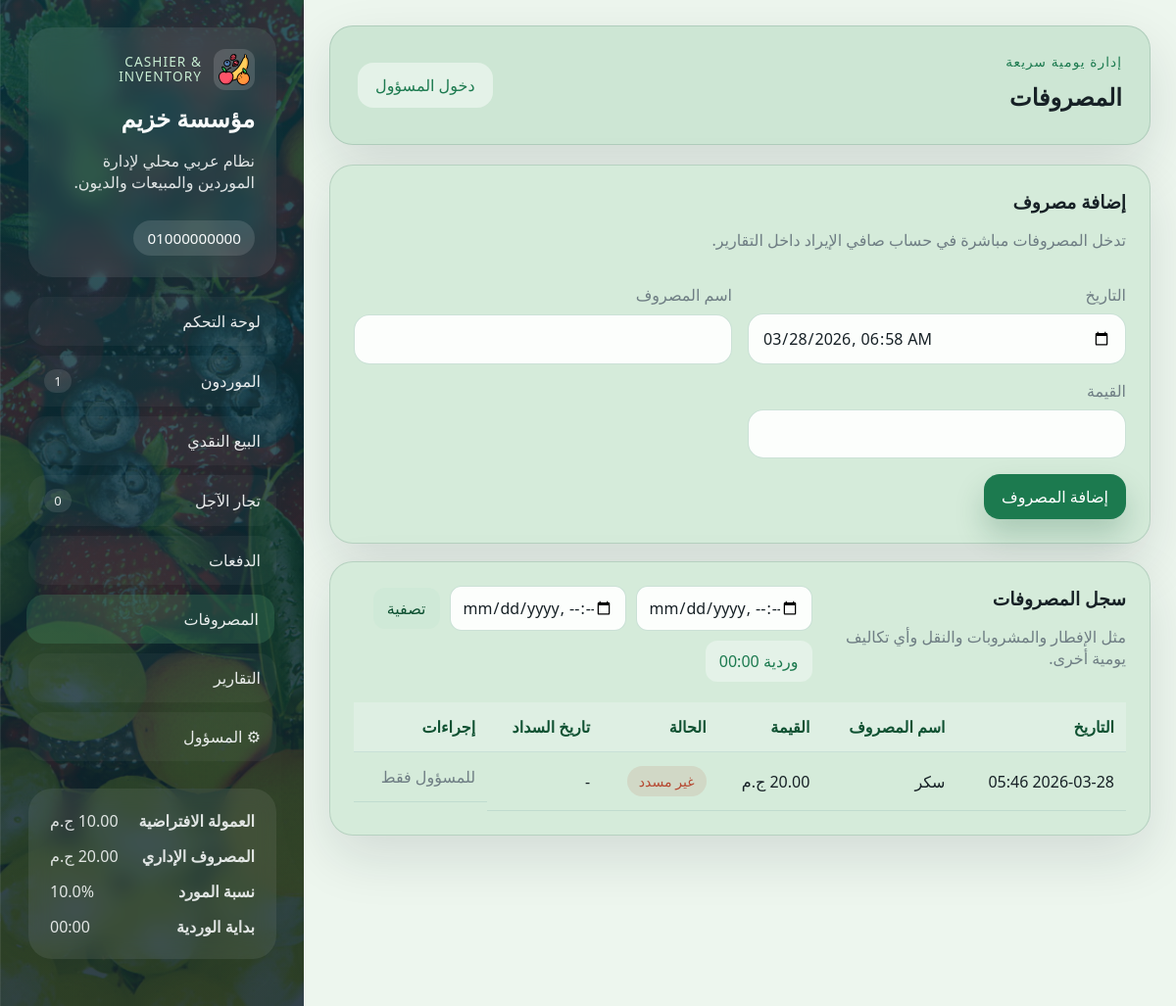
Page /expenses/ on the earlier database version.
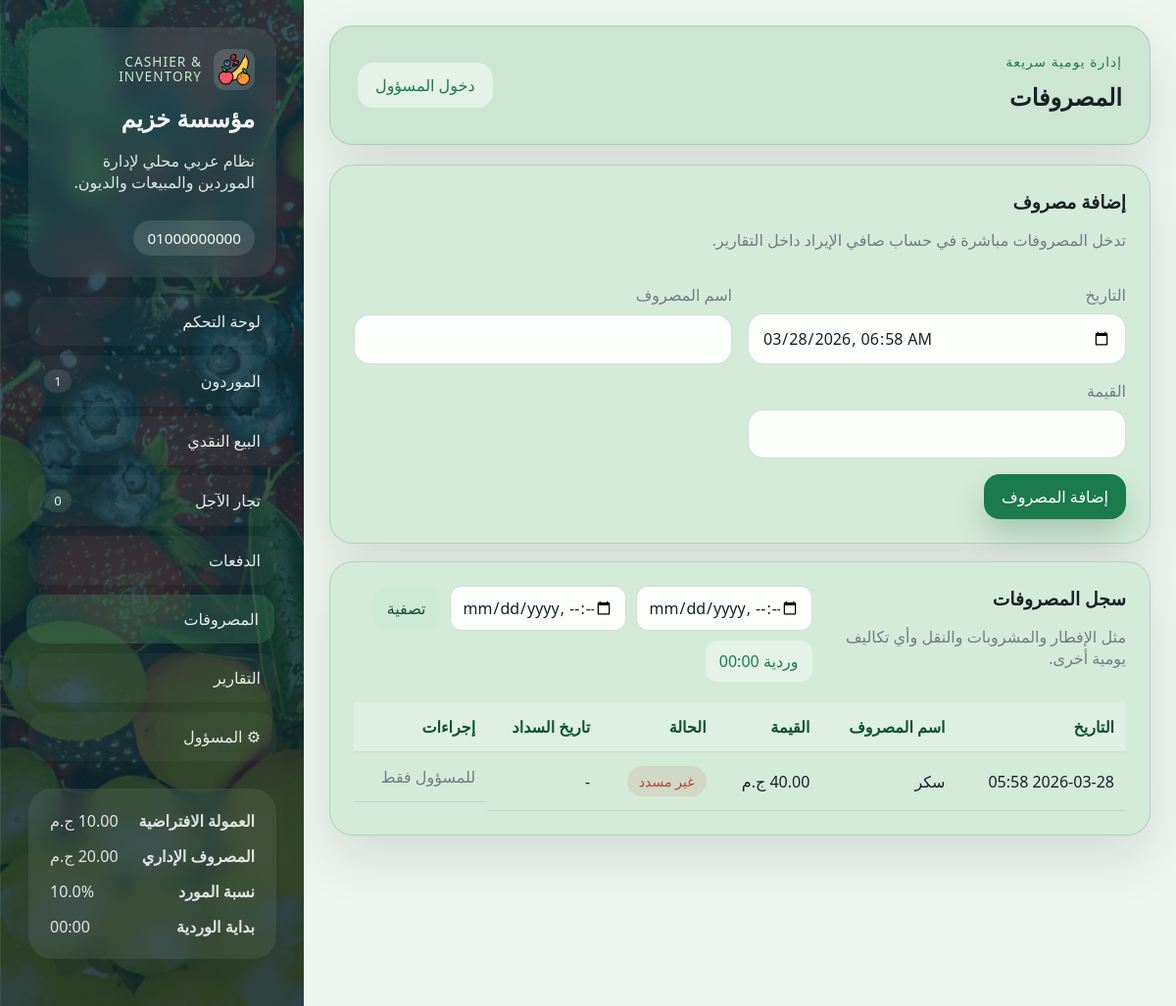
Same page on the later database version.
### models/settings.py (models this page shows)
class Settings(Base):
    __tablename__ = "settings"
    id: Mapped[int] = mapped_column(Integer, primary_key=True)
    company_name: Mapped[str] = mapped_column(String(120), nullable=False)
    phone_number: Mapped[str] = mapped_column(String(255), nullable=False)
    commission_per_unit: Mapped[float] = mapped_column(Float, nullable=False, default=0.0)
    admin_expense: Mapped[float] = mapped_column(Float, nullable=False, default=0.0)
    supplier_profit_percentage: Mapped[float] = mapped_column(Float, nullable=False, default=0.0)
    shift_cutoff_time: Mapped[str] = mapped_column(String(5), nullable=False, default="00:00")
    admin_password: Mapped[str] = mapped_column(String(255), nullable=False)

### models/expense.py (models this page shows)
class Expense(Base):
    __tablename__ = "expenses"
    id: Mapped[int] = mapped_column(Integer, primary_key=True)
    date: Mapped[datetime] = mapped_column(DateTime, nullable=False, default=datetime.now)
    expense_name: Mapped[str] = mapped_column(String(120), nullable=False)
    amount: Mapped[float] = mapped_column(Float, nullable=False)
    is_paid: Mapped[bool] = mapped_column(Boolean, nullable=False, default=False)
    paid_at: Mapped[datetime | None] = mapped_column(DateTime, nullable=True)

### routes/expense_routes.py (the view, shortened to what this page needs)
@expense_bp.route("/", methods=["GET", "POST"])
def expenses():
    db_session = get_session()
    edit_expense = None
    edit_id = parse_int(request.args.get("edit"))
    if edit_id:
        edit_expense = db_session.get(Expense, edit_id)
    date_from = request.args.get("date_from", "").strip()
    date_to = request.args.get("date_to", "").strip()
    expenses_query = db_session.query(Expense)
    expenses_query = apply_date_range(expenses_query, Expense.date, date_from or None, date_to or None)
    expenses_list = expenses_query.order_by(Expense.date.desc(), Expense.id.desc()).all()
    context = {
        **build_base_context(db_session),
        "page_title": "المصروفات",
        "expenses_list": expenses_list,
        "edit_expense": edit_expense,
        "date_from": date_from,
        "date_to": date_to,
    }
    return render_template("expenses.html", **context)

### models/__init__.py (called while the page is built)
def init_app(app):
    global engine
    database_uri = app.config["DATABASE_URI"]
    connect_args = {"check_same_thread": False} if database_uri.startswith("sqlite") else {}
    engine = create_engine(database_uri, future=True, connect_args=connect_args)
    SessionLocal.configure(bind=engine)
    from models.expense import Expense
    from models.inventory_allocation import InventoryAllocation
    from models.payment import Payment
    from models.retail_transaction import RetailTransaction
    from models.settings import Settings
    from models.special_retailer import SpecialRetailer
    from models.supplier import Supplier
    Base.metadata.create_all(bind=engine)
    ensure_sqlite_columns()
    @app.teardown_appcontext
    def shutdown_session(exception=None):
        SessionLocal.remove()

def get_session():
    return SessionLocal()

### utils/helpers.py (called while the page is built, shortened)
def parse_filter_datetime(value: str | None, end_of_day: bool = False) -> datetime | None:
    if not value:
        return None

def parse_int(value: str | None, default: int = 0) -> int:
    try:
        return int(value or default)
    except (TypeError, ValueError):
        return default

def currency_filter(value) -> str:
    return f"{float(value or 0):,.2f} ج.م"

def date_filter(value) -> str:
    if not value:
        return "-"
    if isinstance(value, datetime):
        return value.strftime("%Y-%m-%d %H:%M")
    return value.strftime("%Y-%m-%d")

def normalize_shift_cutoff_time(value: str | None, default: str = "00:00") -> str:
    normalized = (value or "").strip()
    try:
        parsed = datetime.strptime(normalized, "%H:%M")
        return parsed.strftime("%H:%M")
    except ValueError:
        return default

def current_shift_cutoff_range(cutoff_time: str | None, reference: datetime | None = None) -> dict[str, str]:
    now = reference or datetime.now()
    normalized_cutoff = normalize_shift_cutoff_time(cutoff_time)
    cutoff_clock = datetime.strptime(normalized_cutoff, "%H:%M").time()
    today_cutoff = datetime.combine(now.date(), cutoff_clock)
    if now >= today_cutoff:
        start = today_cutoff
        end = today_cutoff + timedelta(days=1) - timedelta(minutes=1)
    else:
        start = today_cutoff - timedelta(days=1)
        end = today_cutoff - timedelta(minutes=1)
    return {
        "cutoff": normalized_cutoff,
        "start": start.strftime("%Y-%m-%dT%H:%M"),
        "end": end.strftime("%Y-%m-%dT%H:%M"),
    }

def is_admin_logged_in() -> bool:
    return bool(session.get("admin_logged_in"))

### templates/expenses.html (shortened to what this page needs)
{% extends "base.html" %}
{% block content %}
<section class="content-grid single-wide">
    <article class="panel form-panel">
        <div class="panel-head">
            <div>
                <h3>{{ "تعديل مصروف" if edit_expense else "إضافة مصروف" }}</h3>
                <p>تدخل المصروفات مباشرة في حساب صافي الإيراد داخل التقارير.</p>
            </div>
        </div>
        <form class="form-grid" method="post">
            <label>
                <span>التاريخ</span>
                <input type="datetime-local" name="date" value="{{ edit_expense.date|datetime_input if edit_expense else now_string }}" required>
            </label>
            <label>
                <span>اسم المصروف</span>
                <input type="text" name="expense_name" value="{{ edit_expense.expense_name if edit_expense else '' }}" required>
            </label>
            <label>
                <span>القيمة</span>
                <input type="number" min="0.01" step="0.01" name="amount" value="{{ edit_expense.amount if edit_expense else '' }}" required>
            </label>
            <div class="form-actions full-width">
                <button class="btn btn-primary" type="submit">{{ "حفظ التعديل" if edit_expense else "إضافة المصروف" }}</button>
            </div>
        </form>
    </article>
    <article class="panel">
        <div class="panel-head">
            <div>
                <h3>سجل المصروفات</h3>
                <p>مثل الإفطار والمشروبات والنقل وأي تكاليف يومية أخرى.</p>
            </div>
            <form class="inline-form" method="get">
                <input type="datetime-local" name="date_from" value="{{ date_from }}">
                <input type="datetime-local" name="date_to" value="{{ date_to }}">
                <button class="btn btn-secondary" type="submit">تصفية</button>
            </form>
        </div>
        <div class="table-wrap records-scroll">
            <table>
                <thead>
                    <tr>
                        <th>التاريخ</th>
                        <th>اسم المصروف</th>
                        <th>القيمة</th>
                        <th>الحالة</th>
                        <th>تاريخ السداد</th>
                        <th>إجراءات</th>
                    </tr>
                </thead>
                <tbody>
                    {% for expense in expenses_list %}
                        <tr>
                            <td>{{ expense.date|date_ar }}</td>
                            <td>{{ expense.expense_name }}</td>
                            <td>{{ expense.amount|currency }}</td>
                            <td>
                                <span class="status {{ 'paid' if expense.is_paid else 'unpaid' }}">
                                    {{ "مدفوع" if expense.is_paid else "غير مسدد" }}
                                </span>
                            </td>
                            <td>{{ expense.paid_at|date_ar if expense.paid_at else "-" }}</td>
                            <td class="actions-cell">
                                {% if is_admin %}
                                    {% if not expense.is_paid %}
                                        <form method="post" action="{{ url_for('expenses.confirm_expense_payment', expense_id=expense.id) }}">
                                            <input type="hidden" name="next" value="{{ request.full_path if request.query_string else request.path }}">
                                            <button class="btn btn-small btn-secondary" type="submit" data-confirm="تأكيد سداد هذا المصروف؟">تأكيد السداد</button>
                                        </form>
                                    {% endif %}
                                    <a class="btn btn-small btn-ghost" href="{{ url_for('expenses.expenses', edit=expense.id) }}">تعديل</a>
                                    <form method="post" action="{{ url_for('expenses.delete_expense', expense_id=expense.id) }}">
                                        <button class="btn btn-small btn-danger" type="submit" data-confirm="هل تريد حذف المصروف؟">حذف</button>
                                    </form>
                                {% else %}
                                    <span class="muted">للمسؤول فقط</span>
                                {% endif %}
                            </td>
                        </tr>
                    {% else %}
                        <tr><td colspan="6" class="empty-state">لا توجد مصروفات مسجلة.</td></tr>
                    {% endfor %}
                </tbody>
            </table>
        </div>
    </article>
</section>
{% endblock %}

### templates/base.html (shortened to what this page needs)
<!doctype html>
<html lang="ar" dir="rtl">
<head>
    <link rel="stylesheet" href="{{ url_for('static', filename='css/style.css') }}">
</head>
<body
    data-shift-cutoff="{{ shift_cutoff_range.cutoff }}"
    data-shift-start="{{ shift_cutoff_range.start }}"
    data-shift-end="{{ shift_cutoff_range.end }}"
>
    <div class="page-shell">
        <aside class="sidebar">
            <div class="brand-card">
                <div class="brand-kicker-row">
                    <img class="brand-logo" src="{{ url_for('static', filename='fruitsIcon.png') }}" alt="شعار النظام">
                    <span class="brand-kicker">Cashier & Inventory</span>
                </div>
                <h1>{{ settings.company_name }}</h1>
                <p>نظام عربي محلي لإدارة الموردين والمبيعات والديون.</p>
                <div class="brand-meta-stack">
                    {% for phone in phone_numbers %}
                        <div class="meta-pill">{{ phone }}</div>
                    {% endfor %}
                </div>
            </div>
            <nav class="nav-links">
                <a class="{{ 'active' if request.endpoint == 'admin.dashboard' else '' }}" href="{{ url_for('admin.dashboard') }}">لوحة التحكم</a>
                <a class="{{ 'active' if request.endpoint == 'suppliers.suppliers' else '' }}" href="{{ url_for('suppliers.suppliers') }}">الموردون <span>{{ nav_badges.open_suppliers }}</span></a>
                <a class="{{ 'active' if request.endpoint == 'retail.retail' else '' }}" href="{{ url_for('retail.retail') }}">البيع النقدي</a>
                <a class="{{ 'active' if request.endpoint == 'special_retailers.special_retailers' else '' }}" href="{{ url_for('special_retailers.special_retailers') }}">تجار الآجل <span>{{ nav_badges.unpaid_retailers }}</span></a>
                <a class="{{ 'active' if request.endpoint == 'payments.payments' else '' }}" href="{{ url_for('payments.payments') }}">الدفعات</a>
                <a class="{{ 'active' if request.endpoint == 'expenses.expenses' else '' }}" href="{{ url_for('expenses.expenses') }}">المصروفات</a>
                <a class="{{ 'active' if request.endpoint == 'admin.reports' else '' }}" href="{{ url_for('admin.reports') }}">التقارير</a>
                <a class="{{ 'active' if request.endpoint in ['admin.admin_panel', 'admin.login'] else '' }}" href="{{ url_for('admin.admin_panel' if is_admin else 'admin.login') }}">&#9881; المسؤول</a>
            </nav>
            <div class="settings-card sidebar-spacer">
                <div>
                    <strong>العمولة الافتراضية</strong>
                    <span>{{ settings.commission_per_unit|currency }}</span>
                </div>
                <div>
                    <strong>المصروف الإداري</strong>
                    <span>{{ settings.admin_expense|currency }}</span>
                </div>
                <div>
                    <strong>نسبة المورد</strong>
                    <span>{{ settings.supplier_profit_percentage }}%</span>
                </div>
                <div>
                    <strong>بداية الوردية</strong>
                    <span>{{ settings.shift_cutoff_time }}</span>
                </div>
            </div>
        </aside>
        <main class="main-content">
            <header class="topbar">
                <div>
                    <span class="topbar-label">إدارة يومية سريعة</span>
                    <h2>{{ page_title or "نظام الكاشير" }}</h2>
                </div>
                <div class="topbar-actions">
                    {% if is_admin %}
                        <form method="post" action="{{ url_for('admin.logout') }}">
                            <button class="btn btn-ghost" type="submit">تسجيل الخروج</button>
                        </form>
                    {% else %}
                        <a class="btn btn-ghost" href="{{ url_for('admin.login') }}">دخول المسؤول</a>
                    {% endif %}
                </div>
            </header>
            {% block content %}{% endblock %}
        </main>
    </div>
</body>
</html>

Differences in the rows shown:
changed Expense "سكر": date "2026-03-28 05:46" → "2026-03-28 05:58"; amount "20.00 ج.م" → "40.00 ج.م"
